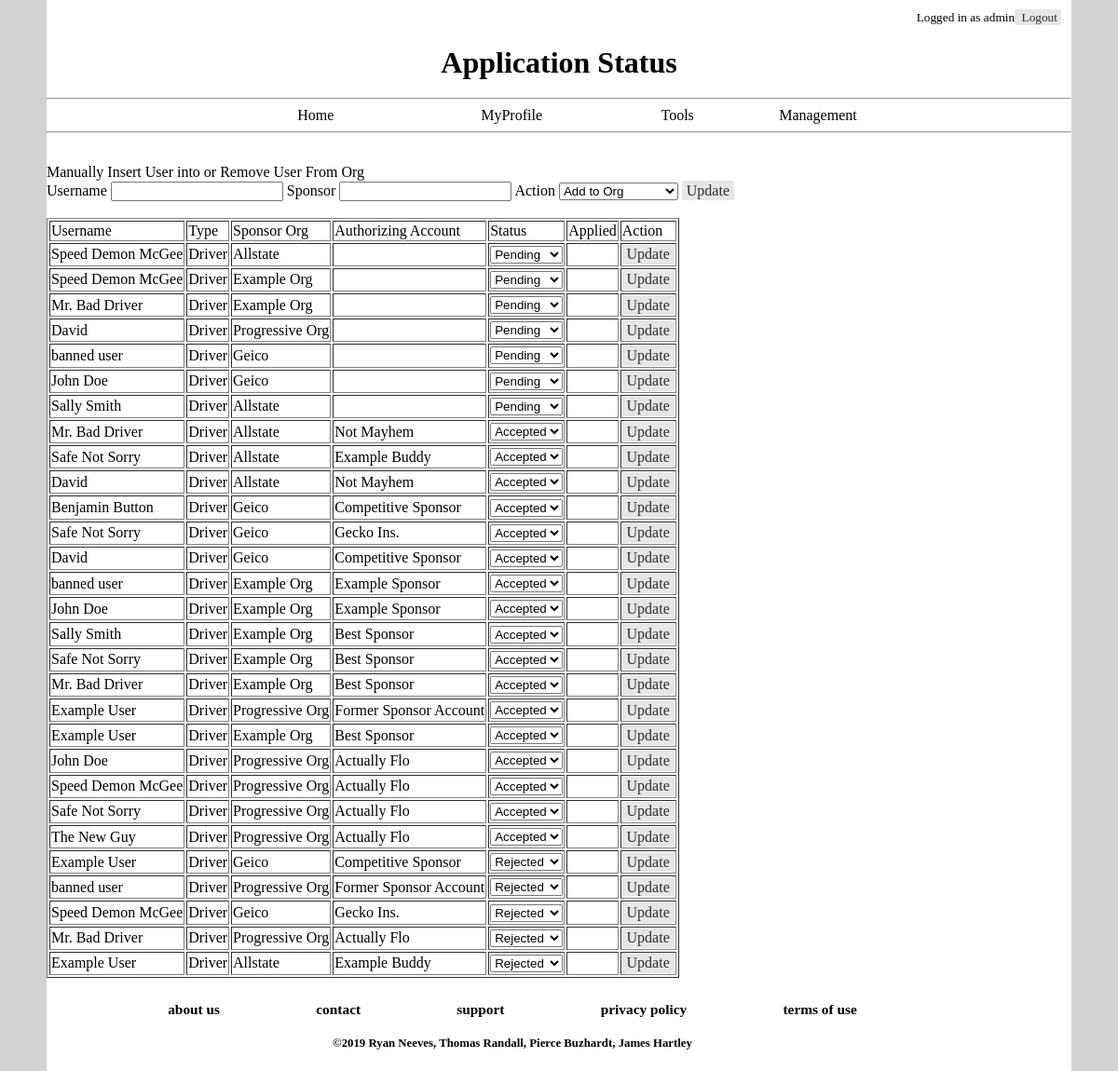
The app's page /pages/sponsorApplications.php (signed in) with its own data.
### tables this page shows
CREATE TABLE IF NOT EXISTS `account` (
  `account_id` int(11) NOT NULL AUTO_INCREMENT,
  `username` varchar(30) NOT NULL,
  `email_address` varchar(100) NOT NULL,
  `shipping_address` varchar(150) NOT NULL,
  `hashed_password` varchar(255) NOT NULL,
  `role` enum('driver','sponsor','admin') NOT NULL,
  `path_to_pfp` varchar(256) DEFAULT NULL,
  `live_account` INT (1) NULL DEFAULT '1',
  PRIMARY KEY (`account_id`),
  UNIQUE KEY `username` (`username`),
  UNIQUE KEY `email_address` (`email_address`)
);

CREATE TABLE IF NOT EXISTS `open_sponsor_applications` (
  `driver_account_id` int(11) NOT NULL,
  `sponsor_org_id` int(11) NOT NULL,
  `auth_account_id` int(11) DEFAULT NULL,
  `status` enum('pending','accepted','rejected') NOT NULL DEFAULT 'pending',
  `creation_time` datetime DEFAULT NULL,
  KEY `driver_account_id` (`driver_account_id`),
  KEY `sponsor_org_id` (`sponsor_org_id`),
  KEY `auth_account_id` (`auth_account_id`)
);

CREATE TABLE IF NOT EXISTS `sponsor_org` (
  `sponsor_org_id` int(11) NOT NULL AUTO_INCREMENT,
  `org_name` varchar(50) NOT NULL,
  `org_email_address` varchar(100) NOT NULL,
  `org_bio` varchar(500) DEFAULT NULL,
  `org_url` varchar(256) DEFAULT NULL,
  `path_to_org_logo` varchar(256) DEFAULT NULL,
  `points_to_dollars` double NOT NULL,
  `application_open` int(1) NULL DEFAULT '1',
  `live_org` int(1) NULL DEFAULT '1',
  PRIMARY KEY (`sponsor_org_id`),
  UNIQUE KEY `org_name` (`org_name`)
);

### php/config.php (called while the page is built, shortened)
<?php
  $dbhost = "driverdb.cgbvpo0s4pjx.us-east-1.rds.amazonaws.com";
  $dbuser = "DrvrRwrds_1rtc";
  $dbpass = "TenRats10";
  $database = "DriverRewards4910";
?>

### php/mysqlClass.php (called while the page is built, shortened)
<?php
class mysql_db {
  public $db_connect_id;
  function __construct($dbhost, $dbuser, $dbpass, $database) {
    $this->server = $dbhost;
    $this->user = $dbuser;
    $this->password = $dbpass;
    $this->dbname = $database;
    $this->db_connect_id = new mysqli($this->server,$this->user,$this->password,$this->dbname);
    if($this->db_connect_id->connect_error) {
      die("Connection failed: " . $this->db_connect_id->connect_error);
    }
    else { return $this->db_connect_id; }
  }
  function query($query) {
    return mysqli_query($this->db_connect_id, $query);
  }
}
include_once ("config.php");
$db = new mysql_db($dbhost, $dbuser, $dbpass, $database);
?>

### pages/sponsorApplications.php (the view, shortened to what this page needs)
<!DOCTYPE html>
<html>
<?php $title = "Application Status";
include('../php/header.php'); ?>
<main>
    <?php
    $sql = "SELECT sponsor_org_id FROM driver_in_org WHERE driver_account_id = $_SESSION[user_id]";
    if (!($result = $db->query($sql))) footdie("ERROR: Could not fetch your org at this time!");
    if ($role!='admin' && ($role == "driver" || mysqli_num_rows($result) == 0)) $viewType='driver';
    else $viewType=$role;
    if ($viewType == "driver") {
        $sql = "SELECT open_sponsor_applications.*, sponsor_org.org_name
FROM open_sponsor_applications
INNER JOIN sponsor_org ON sponsor_org.sponsor_org_id = open_sponsor_applications.sponsor_org_id
WHERE driver_account_id = $_SESSION[user_id] && sponsor_org.live_org = 1";
    } else {
        $sql = "SELECT open_sponsor_applications.*, a.username as driver_username, a.role, a2.username as auth_username, sponsor_org.org_name
FROM open_sponsor_applications
INNER JOIN account a ON open_sponsor_applications.driver_account_id = a.account_id
INNER JOIN sponsor_org ON open_sponsor_applications.sponsor_org_id = sponsor_org.sponsor_org_id
LEFT OUTER JOIN account a2 ON a2.account_id = open_sponsor_applications.auth_account_id WHERE a.live_account = 1";
        ?>
        <label for=joinOrg>Manually Insert User into or Remove User From Org</label>
        <form name=joinOrg method=POST action='../pages/sponsorApplications.php'>
            <label for=uName>Username</label>
            <input name=uName type=text required>
            <label for=sName>Sponsor</label>
            <input name=sName type=text required>
            <label for=act>Action</label>
            <select name='act'>
                <option value='add' selected>Add to Org</option>
            </select>
            <input class='button' name=join type=submit value='Update'>
        </form><br>
        <?php
    }
    $sql .= " ORDER BY open_sponsor_applications.status ASC, open_sponsor_applications.creation_time DESC";
    ?>
    <table border=1px>
        <tr><?php if ($viewType != "driver") echo "<td>Username</td><td>Type</td>"; ?>
            <td>Sponsor Org</td>
            <?php if ($viewType != "driver") echo "<td>Authorizing Account</td>"; ?>
            <td>Status</td>
            <td>Applied</td>
            <?php if ($viewType != "driver") echo "<td>Action</td>"; ?></tr>
        <?php
        $result = $db->query($sql);
        $nrows = mysqli_num_rows($result);
        for ($i = 0; $i < $nrows; $i += 1) {
            $row = $result->fetch_assoc();
            ?>
            <tr><?php if ($viewType != "driver") { echo "<td>$row[driver_username]</td><td>";
                if($row['role'] == 'sponsor') echo "<b>SPONSOR</b></td>"; else echo "Driver</td>";
                }
                echo "<td>$row[org_name]</td>";
                if ($viewType != "driver") {
                    echo "<td>$row[auth_username]</td>
            <td><form method=POST action='../pages/sponsorApplications.php'>
            <select name='setStatus'>
            <option value='pending'";
                    if ($row['status'] == 'pending') echo "selected";
                    echo ">Pending</option>
            <option value='accepted'";
                    if ($row['status'] == 'accepted') echo "selected";
                    echo ">Accepted</option>
            <option value='rejected'";
                    if ($row['status'] == 'rejected') echo "selected";
                    echo ">Rejected</option>
            </select>
            </td>";
                } else echo "<td>$row[status]</td>";
                echo "<td>$row[creation_time]</td>";
                if ($viewType != "driver") echo "<td><input class=button type=submit value='Update'>
            <input type=hidden name='driver' value='$row[driver_account_id]'>
            <input type=hidden name='sponsor' value='$row[sponsor_org_id]'>
            </form></td>"; ?></tr>
            <?php
        }
        ?>
    </table>
</main>
<?php include('../php/footer.php'); ?>
</html>

### php/sqlconnect.php (shortened to what this page needs)
<?php
@include_once('./mysqlClass.php');
@include_once('../php/mysqlClass.php');
if (!isset($_SESSION["user_id"])) {
} else {
    $id = $_SESSION["user_id"];
    $sql = "SELECT username,role FROM account WHERE account_id = '$id'";
    $result = $db->query($sql);
    if ($row = $result->fetch_assoc()) {
        $role = $row["role"];
    }
}
function displayLogin($logged_in, $login_name)
{
    if ($logged_in == true) {
        echo "Logged in as " . $login_name . "<a class='button' href='../pages/logout.php'> Logout</a>";
    } else {
        echo "<a class='button' href=\"./login.php\">Login</a>";
        echo "	<a class = 'button' href=\"./register.php\">Register</a>";
    }
}
?>

### records on screen
account: role "admin"
open_sponsor_applications: driver_account.username "Speed Demon McGee", sponsor_org.org_name "Allstate", setStatus "Pending"
open_sponsor_applications: driver_account.username "Speed Demon McGee", sponsor_org.org_name "Example Org", setStatus "Pending"
open_sponsor_applications: driver_account.username "Mr. Bad Driver", sponsor_org.org_name "Example Org", setStatus "Pending"
open_sponsor_applications: driver_account.username "David", sponsor_org.org_name "Progressive Org", setStatus "Pending"
open_sponsor_applications: driver_account.username "banned user", sponsor_org.org_name "Geico", setStatus "Pending"
open_sponsor_applications: driver_account.username "John Doe", sponsor_org.org_name "Geico", setStatus "Pending"
open_sponsor_applications: driver_account.username "Sally Smith", sponsor_org.org_name "Allstate", setStatus "Pending"
open_sponsor_applications: driver_account.username "Mr. Bad Driver", sponsor_org.org_name "Allstate", auth_account.username "Not Mayhem", setStatus "Accepted"
open_sponsor_applications: driver_account.username "Safe Not Sorry", sponsor_org.org_name "Allstate", auth_account.username "Example Buddy", setStatus "Accepted"
open_sponsor_applications: driver_account.username "David", sponsor_org.org_name "Allstate", auth_account.username "Not Mayhem", setStatus "Accepted"
open_sponsor_applications: driver_account.username "Benjamin Button", sponsor_org.org_name "Geico", auth_account.username "Competitive Sponsor", setStatus "Accepted"
open_sponsor_applications: driver_account.username "Safe Not Sorry", sponsor_org.org_name "Geico", auth_account.username "Gecko Ins.", setStatus "Accepted"
open_sponsor_applications: driver_account.username "David", sponsor_org.org_name "Geico", auth_account.username "Competitive Sponsor", setStatus "Accepted"
open_sponsor_applications: driver_account.username "banned user", sponsor_org.org_name "Example Org", auth_account.username "Example Sponsor", setStatus "Accepted"
open_sponsor_applications: driver_account.username "John Doe", sponsor_org.org_name "Example Org", auth_account.username "Example Sponsor", setStatus "Accepted"
open_sponsor_applications: driver_account.username "Sally Smith", sponsor_org.org_name "Example Org", auth_account.username "Best Sponsor", setStatus "Accepted"
open_sponsor_applications: driver_account.username "Safe Not Sorry", sponsor_org.org_name "Example Org", auth_account.username "Best Sponsor", setStatus "Accepted"
open_sponsor_applications: driver_account.username "Mr. Bad Driver", sponsor_org.org_name "Example Org", auth_account.username "Best Sponsor", setStatus "Accepted"
open_sponsor_applications: driver_account.username "Example User", sponsor_org.org_name "Progressive Org", auth_account.username "Former Sponsor Account", setStatus "Accepted"
open_sponsor_applications: driver_account.username "Example User", sponsor_org.org_name "Example Org", auth_account.username "Best Sponsor", setStatus "Accepted"
open_sponsor_applications: driver_account.username "John Doe", sponsor_org.org_name "Progressive Org", auth_account.username "Actually Flo", setStatus "Accepted"
open_sponsor_applications: driver_account.username "Speed Demon McGee", sponsor_org.org_name "Progressive Org", auth_account.username "Actually Flo", setStatus "Accepted"
open_sponsor_applications: driver_account.username "Safe Not Sorry", sponsor_org.org_name "Progressive Org", auth_account.username "Actually Flo", setStatus "Accepted"
open_sponsor_applications: driver_account.username "The New Guy", sponsor_org.org_name "Progressive Org", auth_account.username "Actually Flo", setStatus "Accepted"
open_sponsor_applications: driver_account.username "Example User", sponsor_org.org_name "Geico", auth_account.username "Competitive Sponsor", setStatus "Rejected"
open_sponsor_applications: driver_account.username "banned user", sponsor_org.org_name "Progressive Org", auth_account.username "Former Sponsor Account", setStatus "Rejected"
open_sponsor_applications: driver_account.username "Speed Demon McGee", sponsor_org.org_name "Geico", auth_account.username "Gecko Ins.", setStatus "Rejected"
open_sponsor_applications: driver_account.username "Mr. Bad Driver", sponsor_org.org_name "Progressive Org", auth_account.username "Actually Flo", setStatus "Rejected"
open_sponsor_applications: driver_account.username "Example User", sponsor_org.org_name "Allstate", auth_account.username "Example Buddy", setStatus "Rejected"

### other values on screen
$title "Application Status"
